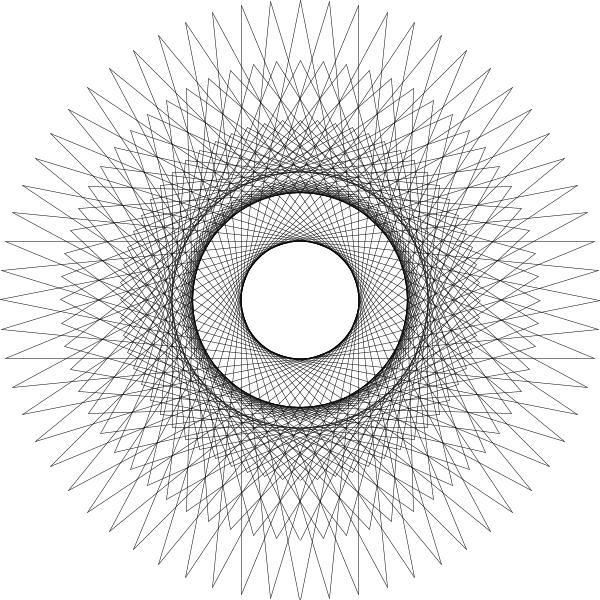
Frame 1 (no input)
Frame 60 (the mouse pressed at the canvas centre just before this capture): identical to frame 1, image omitted
Frame 120 (the mouse held since frame 60 and released just before this capture): identical to frame 1, image omitted

The Processing sketch that drew this single still picture (run headless with seeded random() and noise(); from frame 60 on, the mouse is pressed at the canvas centre):

// Processing sketch: processing_124641
// ── processing_124641.pde

int xIntensity, yIntensity;
int xStep, yStep;

void setup(){
  size(600,600);
}

void draw(){
  background(255);
  
  xIntensity = 5;
  yIntensity = 5;
  
  xStep = int( width / xIntensity );
  yStep = int( height / yIntensity );
  
  pushMatrix();
  translate(width/2,height/2);
  scale(0.5);
    for( int i = 0; i < 64; i++ ){
      rotate(i*PI/32);
      linegular();
    }
  popMatrix();  
}

void linegular(){
  for( int j = yStep, i = width; i > 0; i -= xStep ){    
    line(0,j,i,0);
    j+=yStep;  
    if(j>height) break;
  }
}
